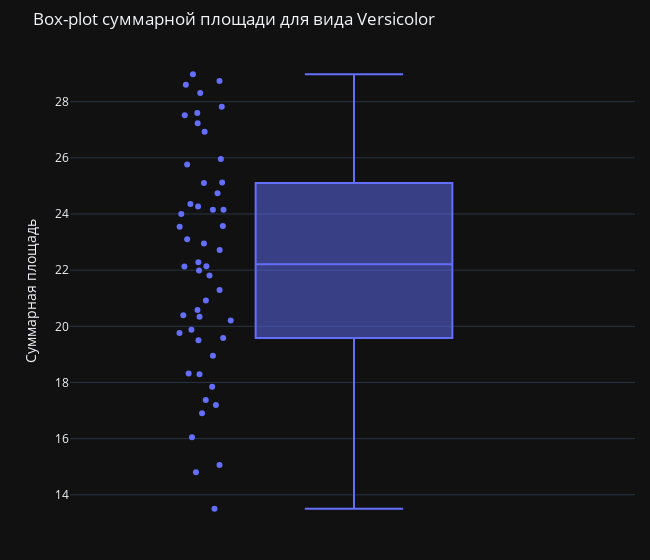

The cell this chart's notebook holds for it:
### Markdown cell above
##### Box-plot суммарной площади

### Code cell
fig = px.box(versicolor_data, y='Sum.Square',
             labels={
                 'Sum.Square': 'Суммарная площадь'
             },
             points='all',
             title='Box-plot суммарной площади для вида Versicolor',
             template=theme,
             width=650)
fig.update_layout(margin=dict(l=70, r=15, b=10, t=50),
                  boxgap=0.5)
fig.show()

### Figure 1 — Plotly figure (JSON) as saved in the notebook; plotly's stock layout.template omitted (floating-point values rounded to 4 significant figures)
{"data": [{"alignmentgroup": "True", "boxpoints": "all", "hovertemplate": "Суммарная площадь=%{y}<extra></extra>", "legendgroup": "", "marker": {"color": "#636efa"}, "name": "", "notched": false, "offsetgroup": "", "orientation": "v", "showlegend": false, "type": "box", "x0": " ", "xaxis": "x", "y": [28.98, 27.23, 28.74, 17.85, 25.1, 21.81, 28.31, 15.06, 25.12, 19.5, 13.5, 24.0, 17.2, 24.27, 20.92, 26.93, 23.55, 19.76, 20.39, 18.29, 27.52, 22.28, 23.1, 22.72, 24.15, 25.96, 25.76, 28.6, 24.15, 18.32, 17.38, 16.9, 20.34, 24.36, 22.95, 27.6, 27.82, 20.21, 22.13, 18.95, 19.58, 24.74, 19.88, 14.8, 20.58, 22.14, 21.99, 23.57, 16.05, 21.29], "y0": " ", "yaxis": "y"}], "layout": {"boxgap": 0.5, "boxmode": "group", "legend": {"tracegroupgap": 0}, "margin": {"b": 10, "l": 70, "r": 15, "t": 50}, "title": {"text": "Box-plot суммарной площади для вида Versicolor"}, "width": 650, "xaxis": {"anchor": "y", "domain": [0, 1]}, "yaxis": {"anchor": "x", "domain": [0, 1], "title": {"text": "Суммарная площадь"}}}}
